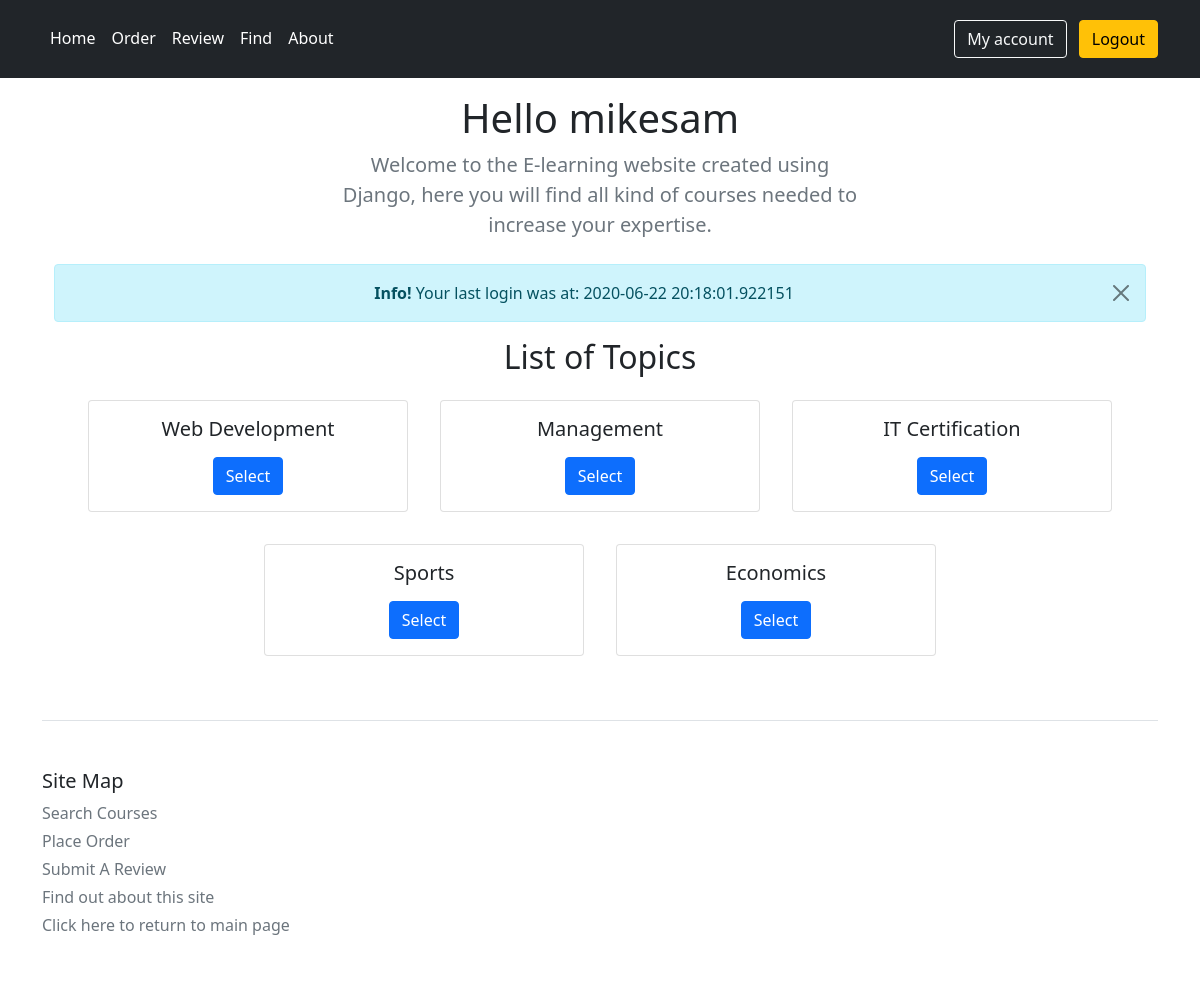
Page /CRMS/ (signed in) on the committed database.
### CRMS/models.py (models this page shows, shortened)
class Topic(models.Model):
    name = models.CharField(max_length=200)
    length = models.IntegerField(default=12)
    details = models.TextField(blank=True)

### CRMS/views.py (the view)
# urls.py: path(r'', views.index, name='index'),
def index(request):
    if request.session.get('last_login'):
        message = "Your last login was at: " + str(request.session.get('last_login'))
    else:
        message = "Your las login was more than one hour ago"
    top_list = Topic.objects.all().order_by('id')[:10]
    return render(request, 'CRMS/index.html', {'top_list': top_list, 'message': message})

### templates/CRMS/index.html (shortened to what this page needs)
{% extends 'CRMS/base.html' %}
{% block heading_para %}
    <p class="lead text-muted">Welcome to the E-learning website created using Django, here you will find all kind of courses needed to increase your expertise.</p>
{% endblock %}
{% block body_block %}
    {% if message %}
        <div class="alert alert-info alert-dismissible fade show">
            <strong>Info!</strong> {{ message }}
            <button type="button" class="btn-close" data-bs-dismiss="alert"></button>
        </div>
    {% endif %}
    {% if top_list %}
        <h2>List of Topics</h2>
            <div class="row d-flex justify-content-center">
            {% for top in top_list %}
                    <div class="card text-center m-3" style="max-width: 20rem">
                      <div class="card-body">
                        <h5 class="card-title">{{ top.name }}</h5>
                        <a href="{% url 'CRMS:detail' top.id %}" class="btn btn-primary">Select</a>
                      </div>
                    </div>
            {% endfor %}
            </div>
    {% else %}
        <strong>There are no available topics!</strong>
    {% endif %}
{% endblock %}

### rows in the picture
Topic: name "Web Development"
Topic: name "Management"
Topic: name "IT Certification"
Topic: name "Sports"
Topic: name "Economics"

### other values in the picture
{{ request.session.fullname }} "mikesam"
{{ message }} "Your last login was at: 2020-06-22 20:18:01.922151"
